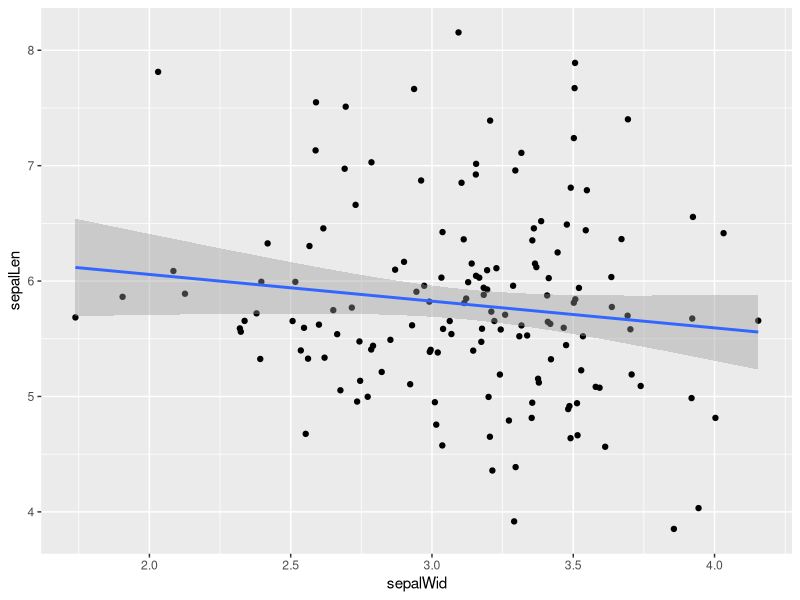
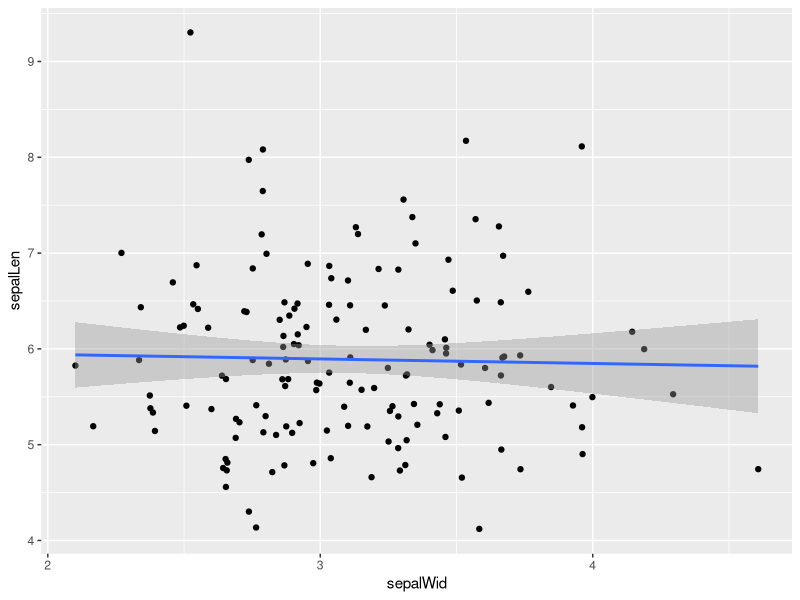

Source code (R) for these figures, in order:
## Preliminaries
# All functions must be declared first before they are used
library(ggplot2)

###################
# Function:dataCreateNorm
# creation of values for specific variables using a normal distribution with mean and standard deviation
# input: means and, n values, and sd
# output: the generated cq values
#--------------------------
dataCreateNorm <- function(mean1=5.84, mean2=3.05, n1=150, n2=150, sd1=.8253, sd2=.4344){
  mydf <- data.frame(sepalLen=rnorm(mean=mean1, n=n1, sd=sd1), sepalWid= rnorm(mean=mean2, n=n2, sd=sd2))
  return(mydf)
}
## create a temporary variable to store the function
myDF1 <- dataCreateNorm()

####################

#####################
# Function:dataCreateGamma
# creation of values for specific variables using a gamma distribution with shape and rate
# input: n values, shape, and rate
# output: the generated  values
#--------------------------
dataCreateGamma <- function( n1=150, n2=150, rate1=8.52, rate2=16.1, shape1=49.8, shape2=49.2){
  mydf <- data.frame(sepalLen=rgamma( n=n1, rate=rate1, shape=shape1), sepalWid= rgamma(n=n2, rate=rate2, shape=shape2))
  return(mydf)
}
## create a temporary variable to store the function
myDF2 <- dataCreateGamma()
##########################

###################
# Function:myReg
# formation of linear regression based off of values created in data create
# input: data points from dataCreate
# output: p values for slope and for the independent variable
#--------------------------
myReg <- function(data=myDF1){
  lreg<- lm(sepalLen~sepalWid, data=data)
  return(lreg)
  
}
## create a temporary variable to store the function
lregr1 <- myReg()
lregr2 <- myReg(data=myDF2)
#lregr3 <- myReg(myDF3)
####################

###################
# Function:dataSummary
# a summary table of results from the linear regression
# input: linear regression
# output: table of results
dataSummary <- function(data=lregr1){
  results <-print(summary(lregr1)$coefficients)
  return(results)
}
dataResults1<- dataSummary()
dataResults2<- dataSummary(data=lregr2)
###################
# Function:myGraph
# a ggplot2 graph of the linear regression model from myReg 
# input: data, il 13 and il33 cq values
# output: visualized graph
#--------------------------
myGraph <- function(data=lregr1){
  regPlot <- ggplot( data=data, mapping=aes(x=sepalWid, y=sepalLen))+
    geom_point()+
    stat_smooth(method=lm)
  
  return(regPlot)
}
plot1 <-myGraph()
plot2 <-myGraph(data=lregr2)
####################


# Body of code
#myDF1
#myDF2
#lregr1
#lregr2
dataResults1
dataResults2
plot1
plot2



dataCreate <- function(mean1=5.84, mean2=3.05, n1=150, n2=150, sd1=.8253, sd2=.4344){
  mydf <- data.frame(sepalLen=rnorm(mean=mean1, n=n1, sd=sd1), sepalWid= rnorm(mean=mean2, n=n2, sd=sd2))
  return(mydf)
}
myDF1 <- dataCreate()

head(myDF1)
library(reshape2)
melt(myDF1)# places it in a format that can be used to perform an anova
